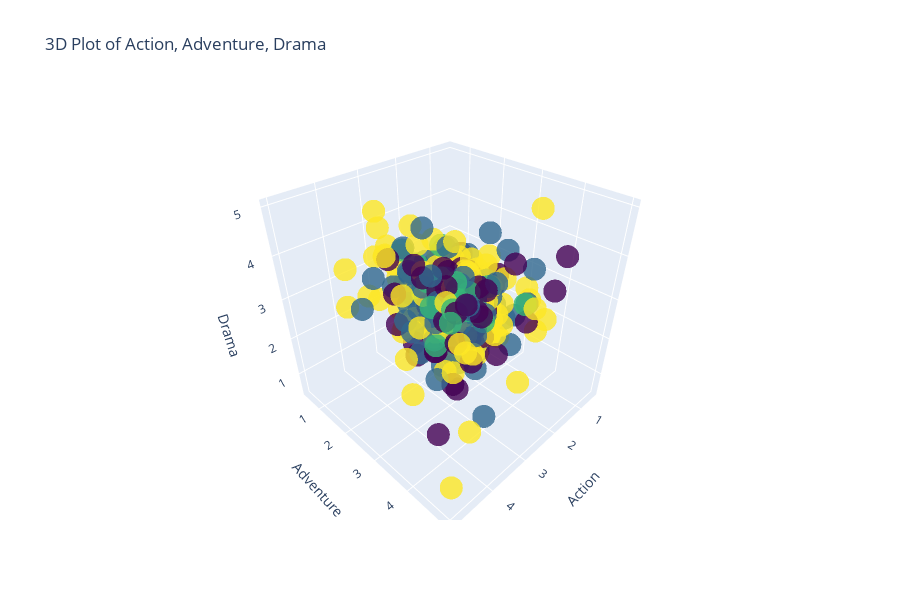

Notebook source saved alongside this figure:
### Code cell
# Create the 3D scatter plot
fig = go.Figure(data=[go.Scatter3d(
    x=tabla_model['Action'],
    y=tabla_model['Adventure'],
    z=tabla_model['Drama'],
    mode='markers',
    marker=dict(
        size=8,
        color=predictions,  # Color by the 'Drama' dimension
        colorscale='Viridis',
        opacity=0.8
    )
)])

# Customize the layout
fig.update_layout(
    title='3D Plot of Action, Adventure, Drama',
    scene=dict(
        xaxis_title='Action',
        yaxis_title='Adventure',
        zaxis_title='Drama'
    ),
    width=900,  # Ancho del gráfico
    height=600  # Altura del gráfico
)

fig.show()

### Figure 1 — Plotly figure (JSON) as saved in the notebook; plotly's stock layout.template omitted (floating-point values rounded to 4 significant figures; data arrays with more than 128 entries replaced by an {"elided": "..."} marker saying what was removed)
{"data": [{"marker": {"color": {"elided": "671 int values"}, "colorscale": [[0, "#440154"], [0.1111, "#482878"], [0.2222, "#3e4989"], [0.3333, "#31688e"], [0.4444, "#26828e"], [0.5556, "#1f9e89"], [0.6667, "#35b779"], [0.7778, "#6ece58"], [0.8889, "#b5de2b"], [1, "#fde725"]], "opacity": 0.8, "size": 8}, "mode": "markers", "type": "scatter3d", "x": {"elided": "671 float values"}, "y": {"elided": "671 float values"}, "z": {"elided": "671 float values"}}], "layout": {"height": 600, "scene": {"xaxis": {"title": {"text": "Action"}}, "yaxis": {"title": {"text": "Adventure"}}, "zaxis": {"title": {"text": "Drama"}}}, "title": {"text": "3D Plot of Action, Adventure, Drama"}, "width": 900}}
